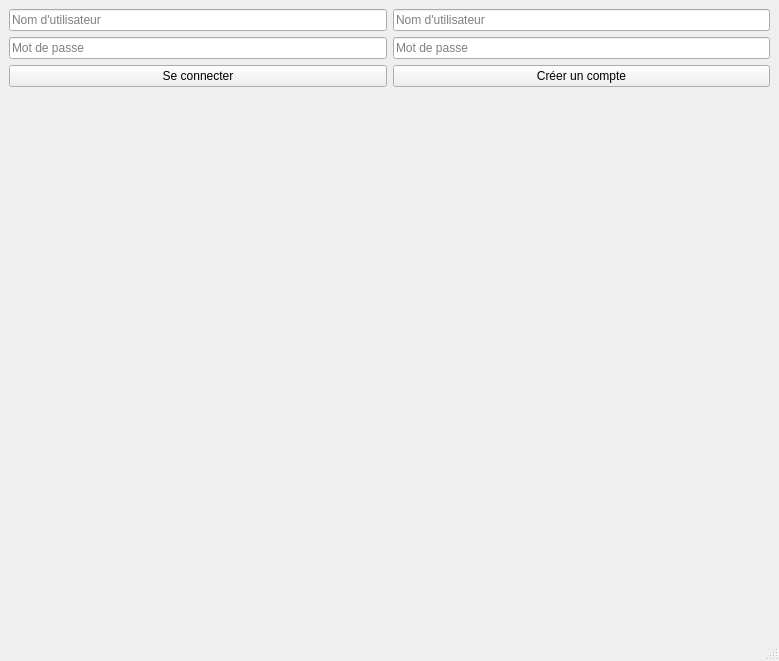
<?xml version="1.0" encoding="UTF-8"?>
<ui version="4.0">
 <class>MainWindow</class>
 <widget class="QMainWindow" name="MainWindow">
  <property name="geometry">
   <rect>
    <x>0</x>
    <y>0</y>
    <width>779</width>
    <height>661</height>
   </rect>
  </property>
  <property name="windowTitle">
   <string>WinQuest</string>
  </property>
  <widget class="QWidget" name="centralwidget">
   <layout class="QHBoxLayout" name="horizontalLayout">
    <item>
     <layout class="QVBoxLayout" name="verticalLayout">
      <item>
       <widget class="QLineEdit" name="connectUsername">
        <property name="echoMode">
         <enum>QLineEdit::Normal</enum>
        </property>
        <property name="placeholderText">
         <string>Nom d'utilisateur</string>
        </property>
       </widget>
      </item>
      <item>
       <widget class="QLineEdit" name="connectPassword">
        <property name="echoMode">
         <enum>QLineEdit::Password</enum>
        </property>
        <property name="placeholderText">
         <string>Mot de passe</string>
        </property>
       </widget>
      </item>
      <item>
       <widget class="QPushButton" name="connectButton">
        <property name="text">
         <string>Se connecter</string>
        </property>
       </widget>
      </item>
      <item>
       <widget class="QLabel" name="connectErrorsLabel">
        <property name="text">
         <string/>
        </property>
       </widget>
      </item>
      <item>
       <spacer name="verticalSpacer_2">
        <property name="orientation">
         <enum>Qt::Vertical</enum>
        </property>
        <property name="sizeHint" stdset="0">
         <size>
          <width>20</width>
          <height>500</height>
         </size>
        </property>
       </spacer>
      </item>
     </layout>
    </item>
    <item>
     <layout class="QVBoxLayout" name="verticalLayout_2">
      <item>
       <widget class="QLineEdit" name="accountUsername">
        <property name="echoMode">
         <enum>QLineEdit::Normal</enum>
        </property>
        <property name="placeholderText">
         <string>Nom d'utilisateur</string>
        </property>
       </widget>
      </item>
      <item>
       <widget class="QLineEdit" name="accountPassword">
        <property name="echoMode">
         <enum>QLineEdit::Password</enum>
        </property>
        <property name="placeholderText">
         <string>Mot de passe</string>
        </property>
       </widget>
      </item>
      <item>
       <widget class="QPushButton" name="createAccountButton">
        <property name="text">
         <string>Créer un compte</string>
        </property>
       </widget>
      </item>
      <item>
       <widget class="QLabel" name="createAccountErrorsLabel">
        <property name="text">
         <string/>
        </property>
       </widget>
      </item>
      <item>
       <spacer name="verticalSpacer">
        <property name="orientation">
         <enum>Qt::Vertical</enum>
        </property>
        <property name="sizeType">
         <enum>QSizePolicy::Maximum</enum>
        </property>
        <property name="sizeHint" stdset="0">
         <size>
          <width>20</width>
          <height>500</height>
         </size>
        </property>
       </spacer>
      </item>
     </layout>
    </item>
   </layout>
  </widget>
  <widget class="QStatusBar" name="statusbar"/>
 </widget>
 <resources/>
 <connections/>
</ui>
